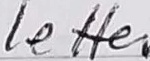
#> input picture MORAN/image.jpg, 150 x 61 px; its folder holds only this picture in this run
$ python -i aug.py   (imports and definitions only)
#> lines starting #> are read from the running program, lines starting #| are printed output that depends on the picture
#> in augment_image, img is the input picture: PIL image 150x61 RGB; mean R, G, B 196, 193.5, 198.7
import os
from PIL import Image, ImageEnhance, ImageOps
import random

# Directory containing images
input_dir = 'printed_examples'
output_dir = 'augmented_examples'
# [2 lines not run here, left out]

def apply_rotation(img, angle):
    return img.rotate(angle, expand=True)

def apply_rgb_modifications(img, r_factor=1.0, g_factor=1.0, b_factor=1.0):
#> called with r_factor = 1.34, g_factor = 1.26, b_factor = 0.921
    r, g, b = img.split()
    r = ImageEnhance.Brightness(r).enhance(r_factor)
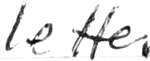
#> r: PIL image 150x61 L; min 1, max 255, mean 230.3
    g = ImageEnhance.Brightness(g).enhance(g_factor)
    b = ImageEnhance.Brightness(b).enhance(b_factor)
    return Image.merge('RGB', (r, g, b))
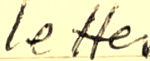
#> returned value: PIL image 150x61 RGB; mean R, G, B 230.3, 226.9, 182.5

def apply_pixelization(img, pixel_size=10):
    # Resize down
#> called with pixel_size = 3
    small = img.resize((img.size[0] // pixel_size, img.size[1] // pixel_size), resample=Image.NEAREST)
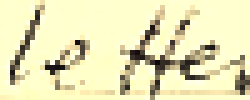
#> small: PIL image 50x20 RGB (shown 5 times larger); mean R, G, B 230.2, 226.8, 182.5
    # Resize up
    return small.resize(img.size, Image.NEAREST)
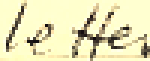
#> returned value: PIL image 150x61 RGB; mean R, G, B 230, 226.6, 182.3

def augment_image(image_path):
    with Image.open(image_path) as img:
        # Apply rotation
        #angle = random.randint(0, 360)
        #rotated_img = apply_rotation(img, angle)

        # Apply RGB color modifications
        r_factor = random.uniform(0.5, 1.5)
        g_factor = random.uniform(0.5, 1.5)
        b_factor = random.uniform(0.5, 1.5)
        rgb_modified_img = apply_rgb_modifications(img, r_factor, g_factor, b_factor)

        # Apply pixelization
        pixel_size = random.randint(1, 5)
        pixelized_img = apply_pixelization(rgb_modified_img, pixel_size)

        # Save the augmented image
        base_name = os.path.basename(image_path)
        output_path = os.path.join(output_dir, f'augmented_{base_name}')
        pixelized_img.save(output_path)

# Apply augmentations to all images in the input directory
# [9 lines not run here, left out]

>>> result = augment_image('../MORAN/image.jpg')
